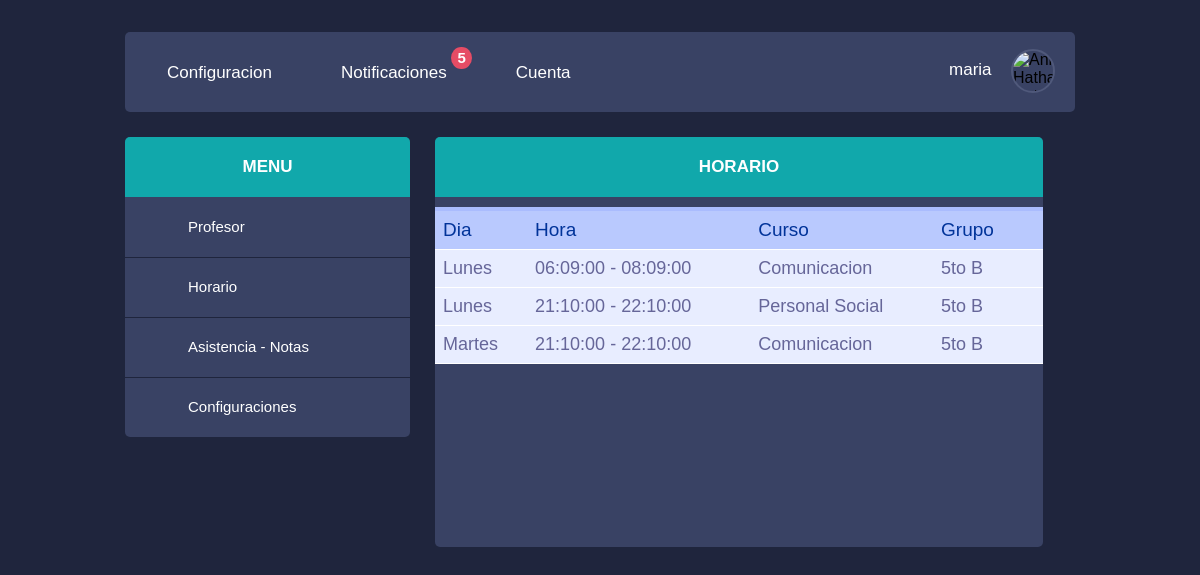
/Profe/horario.php (signed in), run on the app's committed database.
### tables this page shows
CREATE TABLE `horario_d` (
  `id_deta` int(11) NOT NULL,
  `id_horario` int(11) NOT NULL,
  `dia` int(11) NOT NULL,
  `dia_nombre` varchar(45) NOT NULL,
  `id_curso` int(11) NOT NULL,
  `hora_i` time NOT NULL,
  `hora_f` time NOT NULL,
  `id_profesor` int(11) NOT NULL
);

CREATE TABLE `cursos` (
  `id_curso` int(11) NOT NULL,
  `curso` varchar(50) NOT NULL
);

CREATE TABLE `grupo` (
  `idgrupo` int(11) NOT NULL,
  `nombre` varchar(45) NOT NULL,
  `capacidad` int(11) NOT NULL,
  `turno` varchar(10) NOT NULL
);

### Profe/horario.php (the view, shortened to what this page needs)
<?php
    $re2=mysql_query("SELECT horario_d.dia_nombre,horario_d.hora_i,horario_d.hora_f,cursos.curso,grupo.nombre FROM horario,horario_d,cursos,profesor,usuario,grupo WHERE horario.id_horario=horario_d.id_horario and horario_d.id_curso=cursos.id_curso and horario_d.id_profesor=profesor.id_profesor and grupo.idgrupo=horario.id_grupo and profesor.id_usuario=usuario.id_usuario and usuario.id_usuario='".$_SESSION['id_p']."' ORDER BY horario_d.dia ASC ");
?>
<!DOCTYPE html>
<html lang="es">
    <head>
        <link rel="stylesheet" href="../css/padres.css">
    </head>
    <body>
        <div class="main-container">
             <header class="block">
                <ul class="header-menu horizontal-list">
                    <li>
                        <a class="header-menu-tab" href="#1"><span class="icon entypo-cog scnd-font-color"></span>Configuracion</a>
                    </li>
                    <li>
                        <a class="header-menu-tab" href="#3"><span class="icon fontawesome-envelope scnd-font-color"></span>Notificaciones</a>
                        <a class="header-menu-number" href="#4">5</a>
                    </li>
                    <li>
                        <a class="header-menu-tab" href="profe.php"><span class="icon fontawesome-user scnd-font-color"></span>Cuenta</a>
                    </li>
                </ul>
                <div class="profile-menu">
                    <p><?php echo $_SESSION['usuario_p']; ?><a href="#26"><span class="entypo-down-open scnd-font-color"></span></a></p>
                    <div class="profile-picture small-profile-picture">
                        <img width="40px" alt="Anne Hathaway picture" src="https://www.oblatos.com/wp-content/uploads/2013/03/estudiante.jpg">
                    </div>
                </div>
            </header>
            <div class="left-container container">
                <div class="menu-box block">
                    <h2 class="titular">MENU</h2>
                    <ul class="menu-box-menu">
                        <li>
                            <a class="menu-box-tab" href="profe.php"><span class="icon entypo-paper-plane scnd-font-color"></span>Profesor</a>
                        </li>
                        <li>
                            <a class="menu-box-tab" href="#"><span class="icon entypo-calendar scnd-font-color"></span>Horario</a>
                        </li>
                        <li>
                            <a class="menu-box-tab" href="asistencia.php"><sapn class="icon entypo-chart-line scnd-font-color"></sapn>Asistencia - Notas<div class="menu-box-number"></div></a>
                        </li>
                        <li>
                            <a class="menu-box-tab" href="#12"><span class="icon entypo-cog scnd-font-color"></span>Configuraciones</a>
                        </li>
                    </ul>
                </div>
        </div>
        <div class="middle-container container2">
                <div class="profile block">
                    <h2 class="titular">HORARIO</h2>
                    <table class="egt">
                      <tr>
                        <th>Dia</th>
                        <th>Hora</th>
                        <th>Curso</th>
                        <th>Grupo</th>
                        <th></th>
                      </tr>
                       <?php while($row =mysql_fetch_array($re2)){  ?>
                       <tr>
                            <td><?php echo $row['dia_nombre']; ?></td>
                            <td><?php echo $row['hora_i']." - ".$row['hora_f']; ?></td>
                            <td><?php echo $row['curso']; ?></td>
                            <td><?php echo $row['nombre'] ?></td>
                            <td></td>
                       </tr>
                       <?php } ?>
                    </table>
                </div>
        </div>
    </body>
</html>

### css/padres.css (style rules this page uses)
[class*="entypo-"]:before { font-family: "entypo", sans-serif; }
[class*="fontawesome-"]:before { font-family: "FontAwesome", sans-serif; }
* { -webkit-box-sizing: border-box; -moz-box-sizing: border-box; box-sizing: border-box; }
body { background: #1f253d; }
ul { list-style-type: none; margin: 0; padding-left: 0; }
h2 { font-size: 17px; }
p { font-size: 15px; }
a { text-decoration: none; font-size: 15px; }
h1, h2, p, a, span { color: #fff; }
.scnd-font-color { color: #9099b7; }
.horizontal-list { margin: 0; padding: 0; list-style-type: none; }
.horizontal-list li { float: left; }
.icon { font-size: 25px; }
.titular { display: block; line-height: 60px; margin: 0; text-align: center; border-top-left-radius: 5px; border-top-right-radius: 5px; }
.profile-picture { border-radius: 100%; overflow: hidden; -webkit-box-sizing: content-box; -moz-box-sizing: content-box; box-sizing: content-box; }
.small-profile-picture { border: 2px solid #50597b; width: 40px; height: 40px; }
.main-container { font-family: "Ubuntu", sans-serif; width: 950px; height: 1725px; margin: 2em auto; }
header { height: 80px; }
.header-menu { font-size: 17px; line-height: 80px; }
.header-menu li { position: relative; -webkit-transform: translateZ(0); }
.header-menu-tab { padding: 0 27px; display: block; line-height: 74px; font-size: 17px; -webkit-transition: background 0.3s; transition: background 0.3s; }
.header-menu-tab .icon { padding-right: 15px; }
.header-menu-number { position: absolute; line-height: 22px; padding: 0 6px; font-weight: 700; background: #e64c65; border-radius: 100%; top: 15px; right: 2px; -webkit-transition: all 0.3s linear; transition: all 0.3s linear; }
.profile-menu { float: right; height: 80px; padding-right: 20px; }
.profile-menu p { font-size: 17px; display: inline-block; line-height: 76px; margin: 0; padding-right: 10px; }
.profile-menu a { padding-left: 5px; }
.small-profile-picture { display: inline-block; vertical-align: middle; }
.container { float: left; width: 30%; }
.container2 { float: left; width: 64%; }
.block { margin-bottom: 25px; background: #394264; border-radius: 5px; }
.menu-box { height: auto; }
.menu-box .titular { background: #11a8ab; }
.menu-box-menu li { height: 60px; position: relative; }
.menu-box-tab { line-height: 60px; display: block; border-bottom: 1px solid #1f253d; -webkit-transition: background .2s; transition: background .2s; }
.middle-container { margin: 0 25px; }
.profile { height: 410px; }
.profile .titular { background: #11a8ab; }
p { margin: 0px; font-size: 20px; }

### Profe/horario.php (style rules this page uses)
table { font-family: "Lucida Sans Unicode", "Lucida Grande", Sans-Serif; font-size: 18px; width: 100%; text-align: left; border-collapse: collapse; margin-top: 10px; }
th { font-size: 19px; font-weight: normal; padding: 8px; background: #b9c9fe; border-top: 4px solid #aabcfe; border-bottom: 1px solid #fff; color: #039; }
td { padding: 8px; background: #e8edff; border-bottom: 1px solid #fff; color: #669; border-top: 1px solid transparent; }

### data on the page
horario_d: dia_nombre "Lunes", hora_i "06:09:00", hora_f "08:09:00", id_curso.curso "Comunicacion", grupo.nombre "5to B"
horario_d: dia_nombre "Lunes", hora_i "21:10:00", hora_f "22:10:00", id_curso.curso "Personal Social", grupo.nombre "5to B"
horario_d: dia_nombre "Martes", hora_i "21:10:00", hora_f "22:10:00", id_curso.curso "Comunicacion", grupo.nombre "5to B"

### other printed values
$_SESSION['usuario_p'] "maria"
